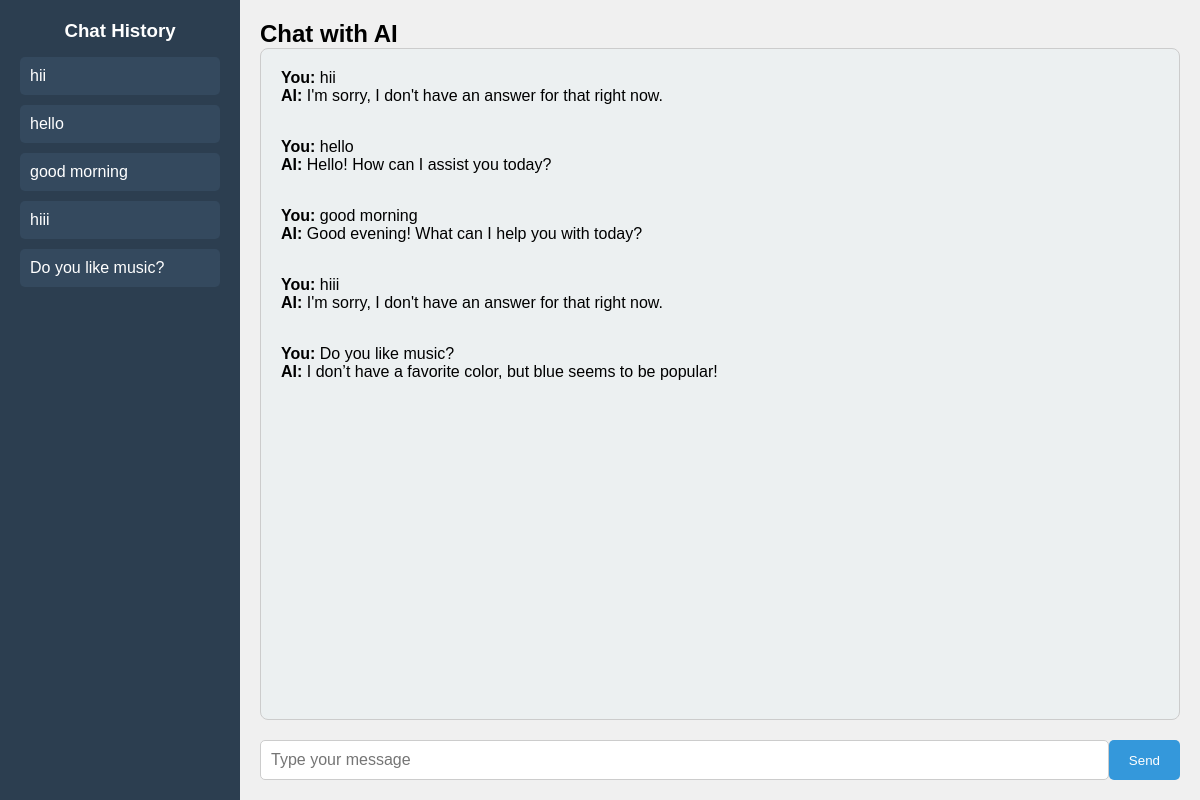
The app's page /chat (signed in) with its own data.
### app.py (models this page shows)
class Chat(db.Model):
    id = db.Column(db.Integer, primary_key=True)
    user_id = db.Column(db.Integer, db.ForeignKey('user.id'), nullable=False)
    user_message = db.Column(db.String(500), nullable=False)
    ai_message = db.Column(db.String(500), nullable=False)

### app.py (the view, shortened to what this page needs)
@app.route('/chat', methods=['GET', 'POST'])
@login_required
def chat():
    chat_history = Chat.query.filter_by(user_id=current_user.id).all()
    return render_template('chat.html', chat_history=chat_history)

### app.py (called while the page is built)
@login_manager.user_loader
def load_user(user_id):
    return User.query.get(int(user_id))

### templates/chat.html (shortened to what this page needs)
<!DOCTYPE html>
<html lang="en">
<head>
</head>
<body>
    <div class="container">
        <div class="sidebar">
            <h3>Chat History</h3>
            <ul>
                {% for chat in chat_history %}
                <li>{{ chat.user_message }}</li>
                {% endfor %}
            </ul>
        </div>
        <div class="chat-section">
            <h2>Chat with AI</h2>
            <div id="chatbox">
                <div id="messages">
                    {% for chat in chat_history %}
                    <div>
                        <strong>You:</strong> {{ chat.user_message }}<br>
                        <strong>AI:</strong> {{ chat.ai_message }}<br><br>
                    </div>
                    {% endfor %}
                </div>
            </div>
            <form id="chat-form" method="POST">
                <input type="text" id="user-input" name="message" placeholder="Type your message" required>
                <button type="submit">Send</button>
            </form>
        </div>
    </div>
</body>
</html>

### templates/chat.html (style rules this page uses)
* { margin: 0; padding: 0; box-sizing: border-box; }
body { font-family: Arial, sans-serif; background-color: #f0f0f0; display: flex; height: 100vh; overflow: hidden; }
.container { display: flex; width: 100%; }
.sidebar { width: 20%; background-color: #2c3e50; color: white; padding: 20px; overflow-y: auto; height: 100%; }
.sidebar h3 { margin-bottom: 15px; text-align: center; }
.sidebar ul { list-style-type: none; padding: 0; }
.sidebar li { padding: 10px; background-color: #34495e; margin-bottom: 10px; border-radius: 5px; cursor: pointer; }
.chat-section { width: 80%; padding: 20px; display: flex; flex-direction: column; }
#chatbox { flex-grow: 1; background-color: #ecf0f1; padding: 20px; overflow-y: auto; border-radius: 8px; border: 1px solid #ccc; }
#messages div { margin-bottom: 15px; }
#chat-form { display: flex; margin-top: 20px; }
#user-input { flex-grow: 1; padding: 10px; font-size: 1rem; border-radius: 5px; border: 1px solid #ccc; }
#chat-form button { padding: 10px 20px; background-color: #3498db; color: white; border: none; border-radius: 5px; cursor: pointer; }

### records on screen
Chat: user_message "hii", ai_message "I'm sorry, I don't have an answer for that right now."
Chat: user_message "hello", ai_message "Hello! How can I assist you today?"
Chat: user_message "good morning", ai_message "Good evening! What can I help you with today?"
Chat: user_message "hiii", ai_message "I'm sorry, I don't have an answer for that right now."
Chat: user_message "Do you like music?", ai_message "I don’t have a favorite color, but blue seems to be popular!"
